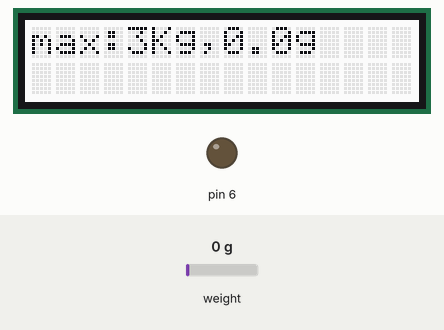
A sketch run on a simulated Arduino Pro Mini, built with avr-gcc and run on an emulated ATmega328P. Shown: 16×2 character LCD, output pins drawn as LEDs (lit = HIGH). Dashed ring = blinking. The test bench sets the inputs (shaded band); at power-on: weight on the scale 0 g. What the sketch prints to the serial monitor is not drawn.

Above: at 10.3 s.
10.4 s: weight on the scale set to 933 g
At 11.9 s:
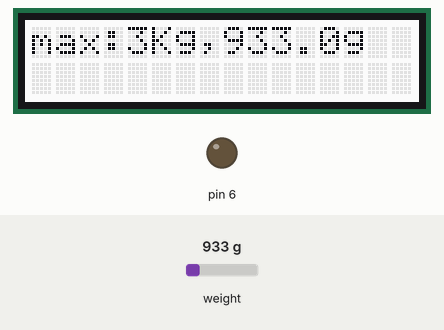
12.5 s: weight on the scale set to 1078 g
At 13.08 s:
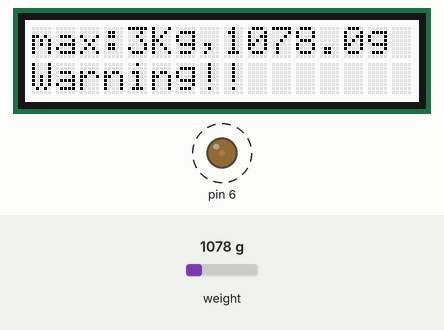
15.2 s: weight on the scale set to 2938 g
At 15.94 s:
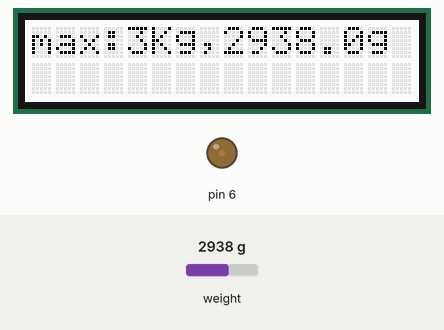
16.9 s: weight on the scale set to 3076 g
At 18.0 s:
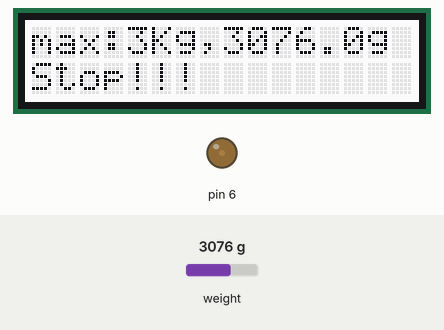
Timing chart, 0 to 19.9 s (numbered marks = the images above; inputs shaded):
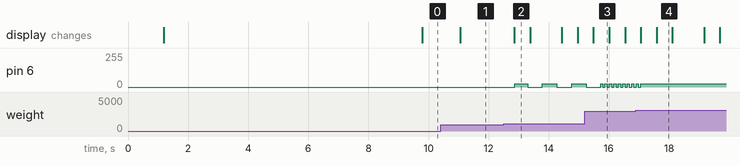

The sketch:

Torque1.ino
```cpp
/*
Digital Torque Wrench
	Using PARALLEL BEAM LOAD CELL TAL220(10Kg), Load Cell Amp HX711 Arduino Pro mini
	and Arduino IIC/I2C/TWI 1602 Serial LCD Module Display
See https://www.sparkfun.com/products/13329
Coded by M.Miyazaki
Date: 2017/01/06
*/

 // https://github.com/bogde/HX711
#include "HX711.h"
const int DT_PIN = A1;
const int SCK_PIN = A0;
HX711 scale;

//i2c LCD
#include <Wire.h>
#include "rgb_lcd.h"
rgb_lcd lcd;
float measmnt;

//Buzzer
#include <MsTimer2.h>
int td ;  // variable period [mSec]
int steps = 20; // steps of period of Buzzer
int tdwarnW = 500;  // warnning weight period of Buzzer[mSec]
int tdmaxW = 50;  // max weight period of Buzzer[mSec]
float stepPeriod = (tdwarnW - tdmaxW) / steps;
int maxWeight = 3000;
int warnWeight =1000;
float stepWeight = (maxWeight - warnWeight)/ steps;
int messageCnt=0;

void buzzer() {
  static boolean output = HIGH;
  if( int(measmnt) >= maxWeight ){	//Continuous sound
  	 analogWrite(6, 25);		// Almost any value can be used except 0 and 255
  } else if (int(measmnt) >= warnWeight){	//Intermittent sound varied with the measurement of the load
  	td = tdwarnW -int((measmnt - float(warnWeight))/stepWeight*stepPeriod);
    MsTimer2::set(td, buzzer);   // set new period
    MsTimer2::start();           // start again
	if (output == HIGH){
		analogWrite(6, 25);     // Almost any value can be used except 0 and 255
  	} else {
  		analogWrite(6, 0);
  	}
  	output = !output;
  } else {							//No sound
  	analogWrite(6, 0);
  }
}

void setup() {
	Serial.begin(38400);

    // set up the LCD's number of columns and rows:
    lcd.begin(16, 2);
    lcd.clear();

    lcd.print("start");
	Serial.println("start");
	scale.begin(DT_PIN, SCK_PIN);
	Serial.print("read:");
	Serial.println(scale.read());

	scale.set_scale();
	scale.tare();

	Serial.print("calibrating...");
    lcd.setCursor(0, 2);
	lcd.print("calibrating...");
	delay(5000);
	Serial.println(scale.get_units(10));

	scale.set_scale(436.00);
	scale.tare();

	Serial.print("read (calibrated):");
	Serial.println(scale.get_units(10));

  	pinMode(6, OUTPUT);
	MsTimer2::set(td, buzzer);
	MsTimer2::start();

}


void loop() {
	measmnt = scale.get_units(5);
	Serial.println(measmnt, 1);
    // set the cursor of LCD to (0,0):
    lcd.clear();
    lcd.print("max:");
    lcd.print(maxWeight/1000);
    lcd.print("Kg,");
    lcd.print(measmnt,1);
    lcd.print("g");
	if( int(measmnt) >= maxWeight ){	//blink characters of "Stop!!!"
		lcd.setCursor(0, 2);
		if( messageCnt < 1){
			lcd.print("Stop!!!");
			messageCnt++;
		} else if( messageCnt < 2){
			lcd.print(" ");
			messageCnt++;
		} else {
			messageCnt=0;
		}

  	} else if (int(measmnt) >= warnWeight){ //blink characters of "Warning!!"
		lcd.setCursor(0, 2);
	Serial.println(messageCnt, 1);
		if( messageCnt < 1){
	    	lcd.print("Warning!!");
			messageCnt++;
		} else if( messageCnt < 2){
			lcd.print(" ");
			messageCnt++;
		} else {
			messageCnt=0;
		}
  	}

	scale.power_down();
	delay(5);
	scale.power_up();
}
```

Measured:
- the behaviour switches between 999 and 1000 g on weight on the scale (found by bisection; images 1 and 2)
- the behaviour switches between 2999 and 3000 g on weight on the scale (found by bisection; images 3 and 4)
- after the input at 10.4 s, the display: changes after 0.65 s (image 1)
- after the input at 12.5 s, pin 6: alternates 25/255 for 0.46 s and 0/255 for 0.48 s, starting after 0.37 s; the display: changes after 0.35 s (image 2)
- after the input at 15.2 s, the display: changes after 0.29 s (image 3)
- after the input at 16.9 s, pin 6: goes on until 17.1 s, then stays 25/255; the display: first changes after 0.17 s (image 4 shows a later state)
- what the display in image 2 shows lasts 0.5 s, from 12.9 s to 13.4 s
